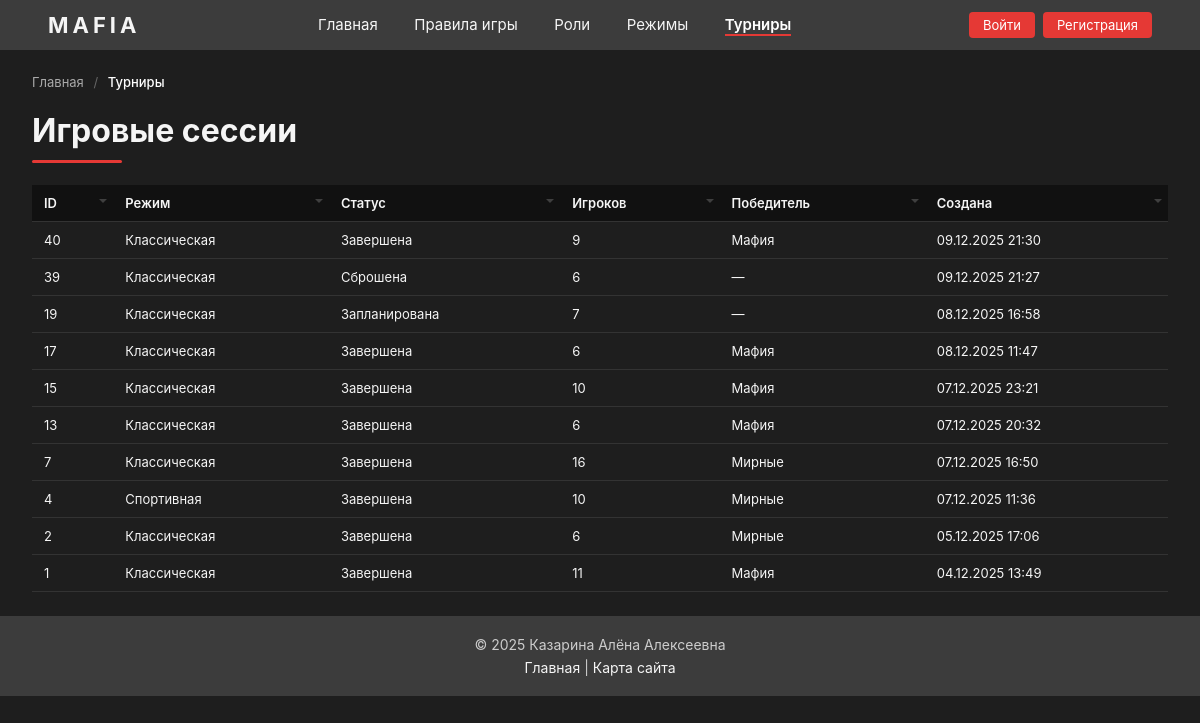
The app's page /sessions/ with its own data.
### game/models.py (models this page shows, shortened)
class Session(models.Model):
    class Status(models.TextChoices):
        PLANNED = "planned", "Запланирована"
        ACTIVE = "active", "Идёт"
        FINISHED = "finished", "Завершена"
        CANCELLED = "cancelled", "Сброшена"
    mode = models.ForeignKey(
        Mode,
        verbose_name="Режим",
        on_delete=models.PROTECT,
        related_name="sessions",
    )
    host = models.ForeignKey(
        User,
        verbose_name="Ведущий",
        on_delete=models.PROTECT,
        related_name="hosted_sessions",
    )
    status = models.CharField(
        "Статус",
        max_length=20,
        choices=Status.choices,
        default=Status.PLANNED,
    )
    players_count = models.PositiveIntegerField("Количество игроков")
    created_at = models.DateTimeField("Создана", auto_now_add=True)
    finished_at = models.DateTimeField("Завершена", null=True, blank=True)
    current_round = models.PositiveIntegerField(
        "Текущий круг",
        default=1,
    )
    current_phase = models.ForeignKey(
        "Phase",
        verbose_name="Текущая фаза",
        on_delete=models.SET_NULL,
        null=True,
        blank=True,
        related_name="sessions_in_phase",
    )
    class Meta:
        verbose_name = "Игровая сессия"
        verbose_name_plural = "Игровые сессии"
        ordering = ["-created_at"]

class Mode(models.Model):
    name = models.CharField("Название режима", max_length=100)
    description = models.TextField("Описание", blank=True)
    min_players = models.PositiveIntegerField("Минимум игроков")
    max_players = models.PositiveIntegerField("Максимум игроков")
    class Meta:
        verbose_name = "Режим игры"
        verbose_name_plural = "Режимы игры"
        ordering = ["id"]

class Result(models.Model):
    class WinnerSide(models.TextChoices):
        MAFIA = "mafia", "Мафия"
        TOWN = "town", "Мирные"
        MANIAC = "maniac", "Маньяк"
    session = models.OneToOneField(
        Session,
        verbose_name="Сессия",
        on_delete=models.CASCADE,
        related_name="result",
    )
    winner_side = models.CharField(
        "Победившая сторона",
        max_length=10,
        choices=WinnerSide.choices,
    )
    rounds_count = models.PositiveIntegerField("Количество кругов")
    mafia_count = models.PositiveIntegerField("Количество мафии")
    town_count = models.PositiveIntegerField("Количество мирных")
    class Meta:
        verbose_name = "Результат партии"
        verbose_name_plural = "Результаты партий"

### game/views.py (the view)
# urls.py: path('sessions/', views.sessions_list, name='sessions_list'),
def sessions_list(request):
    sessions_qs = (
        Session.objects
        .select_related("mode", "host", "result")
        .order_by("-id")
    )
    return render(request, "game/sessions_list.html", {"sessions": sessions_qs})

### game/templates/game/sessions_list.html
{% extends 'game/base.html' %}
{% block breadcrumbs %}
<nav class="breadcrumbs">
    <a href="{% url 'game:index' %}" class="crumb">Главная</a>
    <span class="crumb-sep">/</span>
    <span class="crumb crumb-active">Турниры</span>
</nav>
{% endblock %}
{% block content %}
  <h1 class="page-title">Игровые сессии</h1>
  {% if sessions %}
    <table class="sessions-table">
      <thead>
        <tr>
          <th data-sort-type="number">ID</th>
          <th data-sort-type="text">Режим</th>
          <th data-sort-type="text">Статус</th>
          <th data-sort-type="number">Игроков</th>
          <th data-sort-type="text">Победитель</th>
          <th data-sort-type="text">Создана</th>
        </tr>
      </thead>
      <tbody>
        {% for s in sessions %}
          <tr>
            <td>{{ s.id }}</td>
            <td>{{ s.mode.name }}</td>
            <td>{{ s.get_status_display }}</td>
            <td>{{ s.players_count }}</td>
            <td>
              {% if s.result %}
                {{ s.result.get_winner_side_display }}
              {% else %}
                —
              {% endif %}
            </td>
            <td>{{ s.created_at|date:"d.m.Y H:i" }}</td>
          </tr>
        {% endfor %}
      </tbody>
    </table>
  {% else %}
    <p>Сессий пока нет.</p>
  {% endif %}
{% endblock %}

### game/static/game/style.css (style rules this page uses)
body { margin: 0; font-family: -apple-system, BlinkMacSystemFont, "Segoe UI", sans-serif; background: #1e1e1e; color: #f5f5f5; }
a { color: #f5f5f5; text-decoration: none; }
.breadcrumbs { font-size: 13px; color: #aaaaaa; margin-bottom: 16px; }
.breadcrumbs .crumb { color: #aaaaaa; }
.breadcrumbs .crumb-active { color: #ffffff; font-weight: 500; }
.breadcrumbs .crumb-sep { margin: 0 6px; color: #666666; }
.page-title::after { content: ""; display: block; width: 90px; height: 3px; margin-top: 10px; background: #e53935; border-radius: 2px; }
.sessions-table { width: 100%; border-collapse: collapse; margin-top: 0; font-size: 13px; }
.sessions-table th, .sessions-table td { padding: 10px 12px; border-bottom: 1px solid #333; text-align: left; }
.sessions-table th { background: #111; font-weight: 600; }
.sessions-table th.sortable-header { position: relative; cursor: pointer; padding-right: 18px; }
.sessions-table th.sortable-header::after { content: ""; position: absolute; right: 6px; top: 50%; transform: translateY(-50%); border: 4px solid transparent; border-top-color: #cccccc; opacity: 0.25; transition: opacity 0.15s ease, border-top-color 0.15s ease, border-bottom-color 0.15s ease; }

### records on screen
Session: id "40", mode.name "Классическая", status "Завершена", players_count "9", result.winner_side "Мафия", created_at "09.12.2025 21:30"
Session: id "39", mode.name "Классическая", status "Сброшена", players_count "6", created_at "09.12.2025 21:27"
Session: id "19", mode.name "Классическая", status "Запланирована", players_count "7", created_at "08.12.2025 16:58"
Session: id "17", mode.name "Классическая", status "Завершена", players_count "6", result.winner_side "Мафия", created_at "08.12.2025 11:47"
Session: id "15", mode.name "Классическая", status "Завершена", players_count "10", result.winner_side "Мафия", created_at "07.12.2025 23:21"
Session: id "13", mode.name "Классическая", status "Завершена", players_count "6", result.winner_side "Мафия", created_at "07.12.2025 20:32"
Session: id "7", mode.name "Классическая", status "Завершена", players_count "16", result.winner_side "Мирные", created_at "07.12.2025 16:50"
Session: id "4", mode.name "Спортивная", status "Завершена", players_count "10", result.winner_side "Мирные", created_at "07.12.2025 11:36"
Session: id "2", mode.name "Классическая", status "Завершена", players_count "6", result.winner_side "Мирные", created_at "05.12.2025 17:06"
Session: id "1", mode.name "Классическая", status "Завершена", players_count "11", result.winner_side "Мафия", created_at "04.12.2025 13:49"
